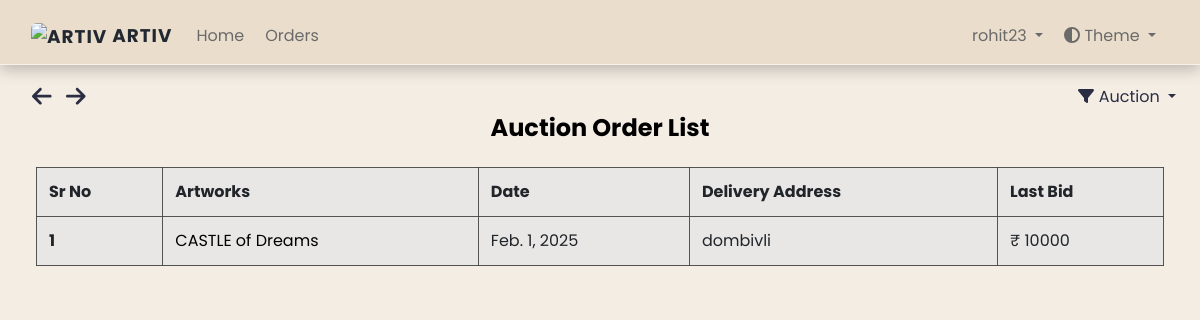
/dashboard/order/?filter=auction (signed in), run on the app's committed database.
### dashboard/models.py (models this page shows, shortened)
class OrderModel(models.Model):
    user = models.ForeignKey(settings.AUTH_USER_MODEL, on_delete=models.CASCADE)
    product = models.ForeignKey(Artwork, on_delete=models.CASCADE)
    order_date = models.DateField(auto_now_add=True)
    order_qty = models.IntegerField(default=0, null=False)
    delivery_at = models.TextField(default=" ", null=False)
    order_price = models.FloatField(default=0, null=False)

class Artwork(models.Model):
    SALE_TYPE_CHOICES = [
        ("discount", "Discount"),
        ("auction", "Auction"),
    ]
    sale_type = models.CharField(
        max_length=50, choices=SALE_TYPE_CHOICES, default="auction"
    )
    product_id = models.CharField(max_length=255, default="")
    product_name = models.CharField(max_length=255)
    product_price = models.IntegerField(default=0)
    opening_bid = models.IntegerField(default=0, null=True, blank=True)
    product_cat = models.ForeignKey(
        "Catalogue", on_delete=models.CASCADE, null=True, blank=True
    )
    product_qty = models.IntegerField(default=0)
    product_image = models.ImageField(upload_to="arts/")
    dimension_unit = models.CharField(
        max_length=2, choices=[("cm", "Centimeters"), ("ft", "Feet")]
    )
    length_in_centimeters = models.FloatField(default=0, blank=True, null=True)
    width_in_centimeters = models.FloatField(default=0, blank=True, null=True)
    foot = models.FloatField(default=0, blank=True, null=True)
    inches = models.FloatField(default=0, blank=True, null=True)
    created_at = models.DateTimeField(auto_now_add=True)
    end_date = models.DateField(null=True, blank=True, db_index=True)
    user = models.ForeignKey(
        settings.AUTH_USER_MODEL, on_delete=models.CASCADE, null=True, blank=True
    )
    is_sold = models.BooleanField(default=False)
    is_purchased = models.BooleanField(default=False)
    status = models.CharField(
        max_length=50,
        choices=[
            ("active", "Active"),
            ("closed", "Closed"),
            ("waiting_for_response", "Waiting for Response"),
            ("unsold", "Unsold"),
        ],
        default="active",
    )
    response_deadline = models.DateTimeField(blank=True, null=True, db_index=True)
    buyer_response = models.CharField(
        max_length=11,
        choices=[("yes", "Yes"), ("no", "No"), ("no_response", "No Response")],
        default="no_response",
    )
    discounted_price = models.DecimalField(
        max_digits=10, decimal_places=2, null=True, blank=True
    )
    def __str__(self):
        return self.product_name

### dashboard/views.py (the view)
# urls.py: path('order/', views.OrderListView.as_view(), name="order_list"),
class OrderListView(LoginRequiredMixin, ListView):
    model = OrderModel
    template_name = 'dashboard/ordermodel_list.html'
    def get_queryset(self):
        queryset = OrderModel.objects.all()
        if self.request.user.groups.filter(name='SellerGroup').exists():
            queryset = queryset.filter(product__user=self.request.user)
        else:
            queryset = queryset.filter(user=self.request.user)
        filter_param = self.request.GET.get('filter', 'all').lower()
        if filter_param == 'discount':
            queryset = queryset.filter(product__sale_type='discount')
        elif filter_param == 'auction':
            queryset = queryset.filter(product__sale_type='auction')
        return queryset

### art/context_processors.py (called while the page is built)
def catalogue_list(request):
    return {"catalogue_list": Catalogue.objects.all()}

### dashboard/models.py (called while the page is built)
    def __str__(self):
        return self.cat_name

### dashboard/templatetags/auth_extras.py (called while the page is built)
@register.filter(name='has_group')
def has_group(user, group_name):
    group = Group.objects.get(name=group_name)
    return True if group in user.groups.all() else False

### templates/dashboard/ordermodel_list.html (shortened to what this page needs)
{% extends './base.html' %}
{% load static %}
{% block links %}
<link rel="stylesheet" href="{% static 'dashboard/css/ordermodel_list.css' %}">
<link rel="stylesheet" href="https://stackpath.bootstrapcdn.com/bootstrap/4.5.2/css/bootstrap.min.css">
{% endblock %}
{% block content %}
{% include './includes/header.html' %}
{% include "art/arrow_button.html" %}
{% load auth_extras %}
    <div class="app-content pt-3 p-md-3 p-lg-4">
        <div class="button-container">
            <i class="fa-solid fa-arrow-left" style="cursor:pointer; font-size:1.4rem; margin-right:10px" onclick="goBack()"></i>
            <i class="fa-solid fa-arrow-right" style="cursor:pointer; font-size:1.4rem; margin-right:15px" onclick="goForward()"></i>
        </div>
        <br>
        <div class="container-fluid">
            <h1 class="app-page-title" id="pageTitle">Order List</h1>
            <div class="filter-dropdown">
                <div class="dropdown-toggle" style="cursor:pointer;" id="filterDropdown" data-toggle="dropdown" aria-haspopup="true" aria-expanded="false">
                    <i class="fa-solid fa-filter"></i> <span id="selectedFilter">Filter</span>
                </div>
            </div>
        <div class="row g-4 mb-4">
            <div class="table-container">
                <table class="table table-bordered">
                    <thead>
                        <tr>
                            <th scope="col">Sr No</th>
                            <th scope="col">Artworks</th>
                            <th scope="col">Date</th>
                            <th scope="col">Delivery Address</th>
                            {% if request.GET.filter == 'discount' %}
                            <th scope="col">Actual Price</th>
                            <th scope="col">Discounted Price</th>
                            {% elif request.GET.filter == 'auction' %}
                            <th scope="col">Last Bid</th>
                            {% endif %}
                        </tr>
                    </thead>
                    <tbody>
                        {% for order in object_list %}
                        <tr>
                            <th scope="row">{{ forloop.counter }}</th>
                            <td>
                                <a href="#" class="artworks-order" data-toggle="modal" data-target="#productModal{{ order.product.id }}">{{ order.product }}</a>
                            </td>
                            <td>{{ order.order_date }}</td>
                            <td>{{ order.delivery_at }}</td>
                            {% if request.GET.filter == 'discount' %}
                            <td>₹ {{ order.product.product_price }}</td>
                            <td>₹ {{ order.product.get_discounted_price|floatformat:0 }}</td>
                            {% elif request.GET.filter == 'auction' %}
                            <td>₹ {{ order.order_price|floatformat:0  }}</td>
                            {% endif %}
                        </tr>
                        {% empty %}
                        <tr>
                            <td colspan="7" class="text-center">
                                <h3 class="open-sans-empty">No artworks to show</h3>
                            </td>
                        </tr>
                        {% endfor %}
                    </tbody>
                </table>
            </div>
        </div>
        </div>
    </div>
{% endblock %}

### templates/dashboard/includes/header.html (shortened to what this page needs)
{% load static %}
{% block links %}
<link rel="stylesheet" type="text/css" href="{% static 'dashboard/css/navbar.css' %}" />
{% endblock %}
{% load auth_extras %}
<body>
    <nav class="navbar navbar-expand-lg navbar-light fixed-top">
        <div class="container-fluid">
            <a class="navbar-brand" href="#" data-bs-toggle="modal" data-bs-target="#logoModal">
                <img src="{% static 'images/assets/ARTIV LOGO.png' %}" width="30" height="24" alt="ARTIV">
                ARTIV
            </a>
            <div class="collapse navbar-collapse" id="navbarSupportedContent">
                <ul class="navbar-nav me-auto mb-2 mb-lg-0">
                    <li class="nav-item">
                        <a class="nav-link" href="{% url 'art:index' %}">Home</a>
                    </li>
                    {% if user.is_authenticated %}
                        <li class="nav-item">
                            <a class="nav-link" href="{% url 'dashboard:order_list' %}">Orders</a>
                        </li>
                    {% endif %}
                </ul>
                <ul class="navbar-nav ms-auto mb-2 mb-lg-0">
                    {% if user.is_authenticated %}
                        <li class="nav-item dropdown">
                            <a class="nav-link dropdown-toggle" href="#" id="userDropdown" role="button" data-bs-toggle="dropdown" aria-expanded="false">
                                {{ user }}
                            </a>
                        </li>
                    {% endif %}
                    <li class="nav-item dropdown">
                        <a class="nav-link dropdown-toggle" href="#" id="themeDropdown" role="button" data-bs-toggle="dropdown" aria-expanded="false">
                            <i class="fas fa-adjust"></i> Theme
                        </a>
                    </li>
                </ul>
            </div>
        </div>
    </nav>
</body>
</html>

### static/dashboard/css/ordermodel_list.css (style rules this page uses)
.artworks-order { color: black !important; text-decoration: none !important; }
.table { color: #000000; background-color: rgba(231, 231, 231, 0.9); border-collapse: collapse; margin: 0 auto; border-radius: 5px; border: 1px solid rgba(200, 200, 200, 0.9); }
.table th, .table tr, .table td { border: 1px solid rgba(68, 68, 68, 0.9) !important; }

### static/dashboard/css/navbar.css (style rules this page uses)
body { background-color: #f4ede4; color: #2B2D42; }
html.loaded { visibility: visible; opacity: 1; transition: none; }
.navbar .navbar-brand { color: #E4E4E4; font-size: 1.15rem; font-weight: bold; letter-spacing: 1px; transition: color 0.3s ease; }
.navbar .navbar-brand img { border-radius: 6px; }
.navbar .nav-link { color: #B0B0B0; margin-right: 5px; transition: color 0.3s ease, transform 0.3s ease; }
body.light-mode .navbar { background-color: #eaddcc; color: #000; padding-top: 1rem !important; border-bottom: 1.5px solid rgba(255, 255, 255, 0.603); box-shadow: 0 4px 15px rgba(0, 0, 0, 0.25); }
body.light-mode .navbar .navbar-brand { color: #222831; }
body.light-mode .navbar .nav-link { color: #6a6a6a; }
:root { --border-color: black; }

### static/dashboard/css/unsold.css (style rules this page uses)
.row { justify-content: start; --bs-gutter-y: 1.5rem !important; }
:root { --card-bg-light: #ffffff; --card-bg-dark: #2c2c2c; --text-light: #000000; --text-dark: #ffffff; }
.filter-dropdown { position: absolute; top: 70px; right: 35px; }
.button-container { position: absolute; top: 85px; right: 10px; }

### static/dashboard/css/contact.css (style rules this page uses)
.button-container { position: absolute; top: 85px; left: 2rem; }
:root { --background-color: #eaddcc; --text-color: #000; --link-color: #343434; --link-hover-color: #000000; --title-color: #000; --contact-text-color: #000; }
body { background-color: var(--background-color); color: var(--text-color); }

### static/dashboard/css/faq.css (style rules this page uses)
:root { --background-color: #f8f9fa; --text-color: #000; --link-color: #007bff; --link-hover-color: #0056b3; --title-color: #000; --accordion-bg-color: #fff; --accordion-border-color: #ddd; --accordion-header-bg-color: #f7f7f7; --accordion-header-text-color: #000; }
body { background-color: var(--background-color); color: var(--text-color); }

### static/dashboard/css/index.css (style rules this page uses)
:root { --background-color: #e7e7e7; --text-color: #000; --link-color: #343434; --link-hover-color: #000000; --title-color: #000; --contact-text-color: #000; }
.row { justify-content: start; --bs-gutter-y: 1.5rem !important; }
.filter-dropdown { position: absolute; top: 70px; right: 35px; }
.button-container { position: absolute; top: 85px; left: 2rem; }

### static/home/css/about.css (style rules this page uses)
.light-mode h1, .light-mode h4 { color: black ; }
body, h1, h4, p { margin: 0; padding: 0; }
h1, h4 { text-align: center; }
.container-fluid h1 { margin-top: 10px; }

### static/dashboard/css/artwork_detail.css (style rules this page uses)
:root { --card-bg-light: #eaddcc; --card-bg-dark: #2D2A32; --text-light: #000000; --text-dark: #ffffff; }
body { color: var(--text-color); }
body.light-mode { --card-bg: var(--card-bg-light); --text-color: var(--text-light); }
.button-container { position: absolute; top: 85px; left: 2rem; }

### templates/dashboard/ordermodel_list.html (style rules this page uses)
body { font-family: 'Poppins', sans-serif; }
.filter-dropdown { position: absolute; top: 85px; right: 1.5rem; }

### templates/dashboard/base.html (style rules this page uses)
body { background-color: #f4ede4 !important; color: #2B2D42; }

### data on the page
OrderModel: product "CASTLE of Dreams", order_date "Feb. 1, 2025", delivery_at "dombivli", order_price "10000"

### other printed values
{{ user }} "rohit23"
